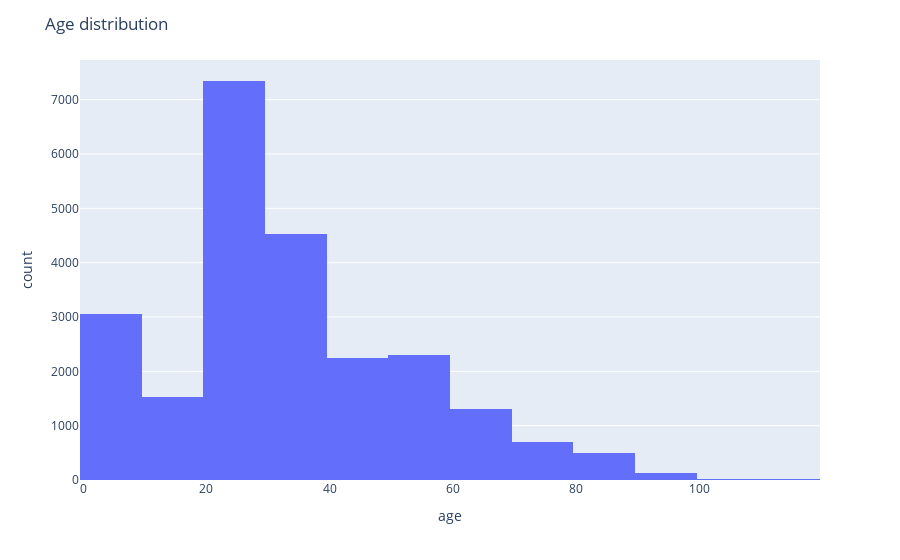

Source (notebook cell):
### Code cell
import plotly.express as px
fig = px.histogram(df, x="age", nbins=20)
fig.update_layout(title_text='Age distribution')
fig.show()

### Figure 1 — Plotly figure (JSON) as saved in the notebook; plotly's stock layout.template omitted (floating-point values rounded to 4 significant figures; data arrays with more than 128 entries replaced by an {"elided": "..."} marker saying what was removed)
{"data": [{"alignmentgroup": "True", "bingroup": "x", "hovertemplate": "age=%{x}<br>count=%{y}<extra></extra>", "legendgroup": "", "marker": {"color": "#636efa", "pattern": {"shape": ""}}, "name": "", "nbinsx": 20, "offsetgroup": "", "orientation": "v", "showlegend": false, "type": "histogram", "x": {"elided": "23705 int values"}, "xaxis": "x", "yaxis": "y"}], "layout": {"barmode": "relative", "legend": {"tracegroupgap": 0}, "margin": {"t": 60}, "title": {"text": "Age distribution"}, "xaxis": {"anchor": "y", "domain": [0, 1], "title": {"text": "age"}}, "yaxis": {"anchor": "x", "domain": [0, 1], "title": {"text": "count"}}}}
